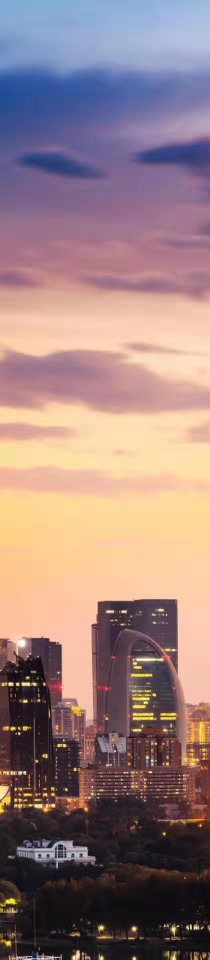
#> input picture stitch/images/3imgs/1.jpg, 420 x 1920 px (shown at 1/2 size)
$ python test3imgs.py
#> lines starting #> are read from the running program, lines starting #| are printed output that depends on the picture; after the words box and inside, x2 and y2 are one past the last pixel; in counts of white or black regions, pixels touching at a corner belong together
import cv2
import numpy as np


def getH(kp1, kp2, des1, des2):
    # matcher = cv2.BFMatcher()
    matcher = cv2.FlannBasedMatcher()
    raw_matches = matcher.knnMatch(np.asarray(des1, np.float32), np.asarray(des2, np.float32), k=2)

    good_points = []
    good_matches = []
    for m1, m2 in raw_matches:
        if m1.distance < 0.6 * m2.distance:
            good_points.append((m1.trainIdx, m1.queryIdx))
            good_matches.append([m1])

    if len(good_points) > 12:
        image1_kp = np.float32([kp1[i].pt for (_, i) in good_points])
        image2_kp = np.float32([kp2[i].pt for (i, _) in good_points])

        H21, status21 = cv2.findHomography(image2_kp, image1_kp, cv2.RANSAC, 5.0)
        lastmatch21 = len([i[0] for i in status21 if i[0] == 1])

        H12, status12 = cv2.findHomography(image1_kp, image2_kp, cv2.RANSAC, 5.0)
        lastmatch12 = len([i[0] for i in status12 if i[0] == 1])

        if lastmatch21 < 10 or lastmatch12 < 10:
            raise Exception("lastmatch less than 10.")

        return H21, H12


def main():
    img1 = cv2.imread("images/3imgs/1.jpg", cv2.IMREAD_COLOR)
#> img1 is the input picture: shape (1920, 420, 3); mean B, G, R 126.5, 127.1, 153.1
    img2 = cv2.imread("images/3imgs/2.jpg", cv2.IMREAD_COLOR)
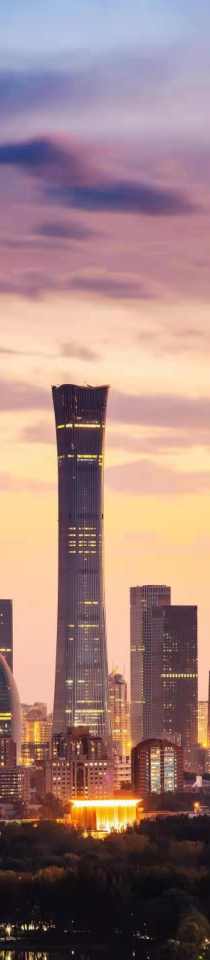
#> input picture stitch/images/3imgs/2.jpg, 420 x 1920 px (shown at 1/2 size)
#> img2 is the input picture: shape (1920, 420, 3); mean B, G, R 126, 129.8, 160.1
    img3 = cv2.imread("images/3imgs/3.jpg", cv2.IMREAD_COLOR)
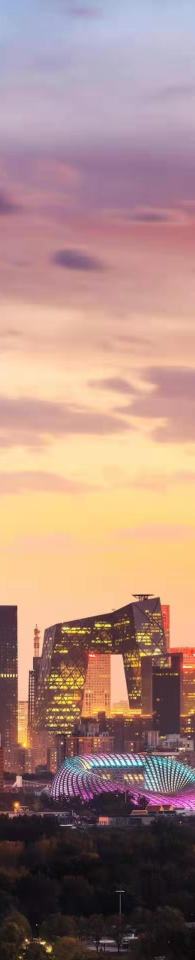
#> input picture stitch/images/3imgs/3.jpg, 390 x 1920 px (shown at 1/2 size)
#> img3 is the input picture: shape (1920, 390, 3); mean B, G, R 127.9, 136.6, 169.4

    sift = cv2.xfeatures2d.SIFT_create(nfeatures=999999, nOctaveLayers=6, contrastThreshold=0.004, edgeThreshold=3)
    kp1, des1 = sift.detectAndCompute(img1, None)
#> kp1 = 4495 keypoints; strongest (x, y, size): (51, 1402, 5.3), (268, 1857, 6.6), (49, 1545, 4.4), (202, 1855, 7.3)
    kp2, des2 = sift.detectAndCompute(img2, None)
#> kp2 = 5704 keypoints; strongest (x, y, size): (295, 1876, 2.8), (17, 1859, 7.3), (26, 1852, 2.9), (90, 1858, 3.7)
    kp3, des3 = sift.detectAndCompute(img3, None)
#> kp3 = 5611 keypoints; strongest (x, y, size): (86, 1886, 5.5), (98, 1899, 8.1), (264, 1488, 2.5), (349, 1569, 2.1)

    H21, H12 = getH(kp1, kp2, des1, des2)
#> in getH, `raw_matches = matcher.knnMatch(np.asarray(des1, np.float32), np.asarra..`: raw_matches = 4495 matches
#> after the loop in getH, `for m1, m2 in raw_matches:`: good_matches = 541 matches; good_points = 541 pairs, first value 13 to 1676, second value 725 to 4466
#> in getH, `image1_kp = np.float32([kp1[i].pt for (_, i) in good_points])`: image1_kp = 541 pairs, first value 63.62 to 415.4, second value 139.2 to 1910.5
#> in getH, `image2_kp = np.float32([kp2[i].pt for (i, _) in good_points])`: image2_kp = 541 pairs, first value 3.5 to 146, second value 139.4 to 1910.5
#> in getH, `H21, status21 = cv2.findHomography(image2_kp, image1_kp, cv2.RANSAC, 5..`: H21 = [[1, -0.000167, 330.1], [0.00239, 0.999, 0.849], [1.32e-06, -3.65e-07, 1]]; status21 = 541 values from 0 to 1
#> in getH, `lastmatch21 = len([i[0] for i in status21 if i[0] == 1])`: lastmatch21 = 538
#> in getH, `H12, status12 = cv2.findHomography(image1_kp, image2_kp, cv2.RANSAC, 5..`: H12 = [[0.999, 4.1e-05, -329.8], [-0.00321, 1, 0.618], [-1.84e-06, 2.25e-07, 1]]; status12 = 541 values from 0 to 1
#> in getH, `lastmatch12 = len([i[0] for i in status12 if i[0] == 1])`: lastmatch12 = 538
    H32, H23 = getH(kp2, kp3, des2, des3)
#> in getH (call 2), `raw_matches = matcher.knnMatch(np.asarray(des1, np.float32), np.asarra..`: raw_matches = 5704 matches
#> after the loop in getH (call 2), `for m1, m2 in raw_matches:`: good_matches = 667 matches; good_points = 667 pairs, first value 6 to 5235, second value 1124 to 5689
#> H32 = [[1, 6.8e-07, 360], [3.55e-05, 1, -0.00113], [2.07e-08, -1.3e-10, 1]]; H23 = [[1, -7.78e-07, -360.1], [0.000956, 1, -0.367], [6.18e-07, -1.23e-09, 1]]

    h = img1.shape[0]
#> h = 1920
    w = img1.shape[1]
#> w = 420

    panorama = np.zeros((h, w * 3, 3))
    panorama[0:h, w:2 * w, :] = img2
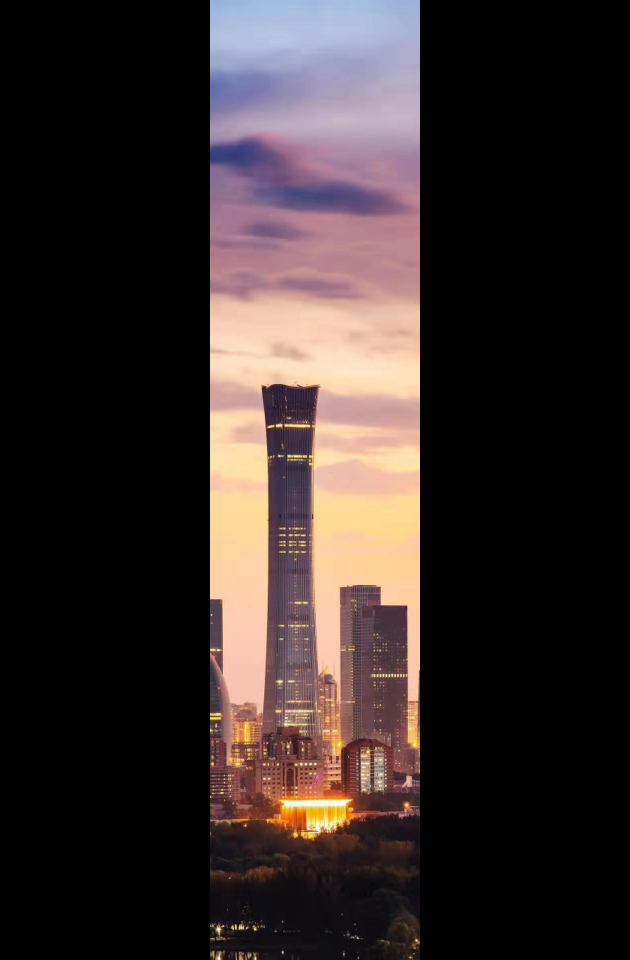
#> panorama: shape (1920, 1260, 3) float64 (shown at 1/2 size); mean B, G, R 42, 43.3, 53.4

    t = np.array([[1.0, 0.0, w], [0.0, 1.0, 0.0], [0.0, 0.0, 1.0]])
#> t = [[1, 0, 420], [0, 1, 0], [0, 0, 1]]

    H32 = np.dot(H32, t)
#> H32 = [[1, 6.8e-07, 780], [3.55e-05, 1, 0.0138], [2.07e-08, -1.3e-10, 1]]
    H12 = np.dot(H12, t)
#> H12 = [[0.999, 4.1e-05, 89.88], [-0.00321, 1, -0.73], [-1.84e-06, 2.25e-07, 0.999]]

    wrap1 = cv2.warpPerspective(img1, H12, (w * 3, h))
    label1 = (cv2.cvtColor(wrap1[:h, :w * 3, :], cv2.COLOR_BGR2GRAY) > 0)
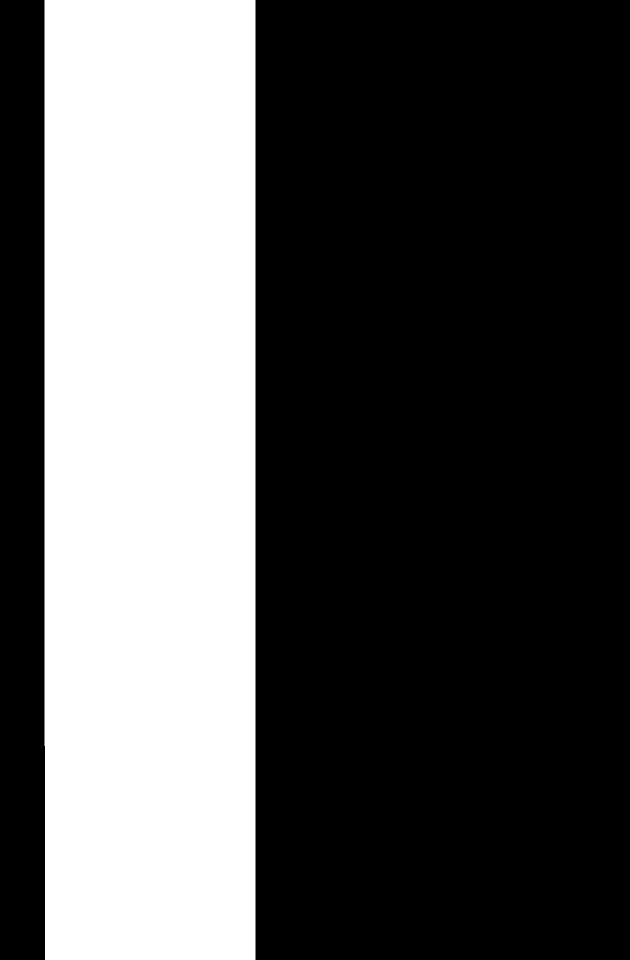
#> label1: shape (1920, 1260) bool (shown at 1/2 size); 33.5% white; 1 white region, box (x1, y1, x2, y2) and area: (89, 0, 511, 1920) 809812
    for i in range(panorama.shape[2]):
        panorama[:h, :w * 3, i] = wrap1[:h, :w * 3, i] * (label1 > 0) + panorama[:h, :w * 3, i] * (label1 < 1)
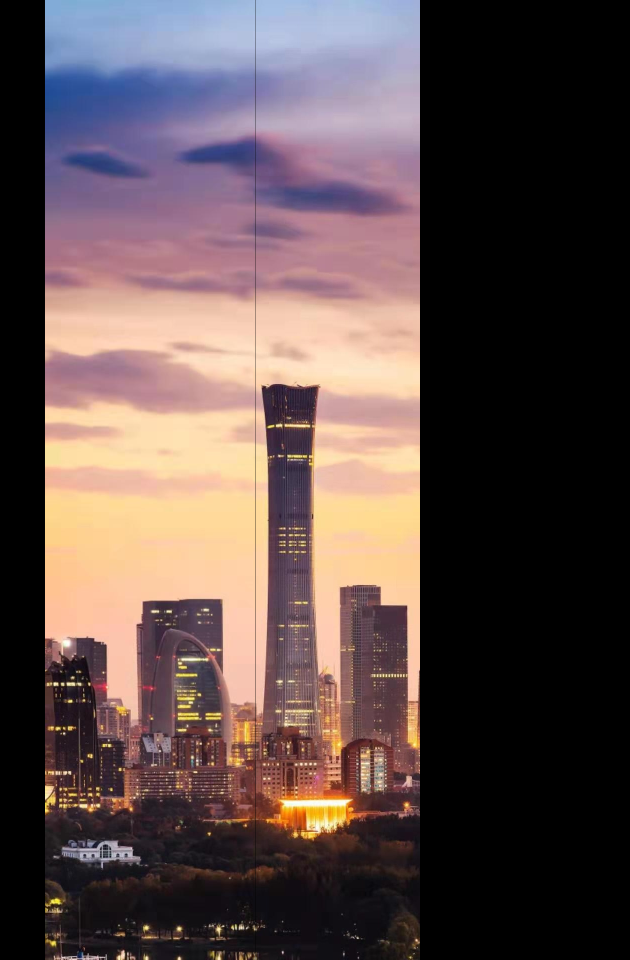
#> panorama: shape (1920, 1260, 3) float64 (shown at 1/2 size); mean B, G, R 74.5, 75.6, 92.2

    wrap3 = cv2.warpPerspective(img3, H32, (w * 3, h))
    label3 = (cv2.cvtColor(wrap3[:h, :w * 3, :], cv2.COLOR_BGR2GRAY) > 0)
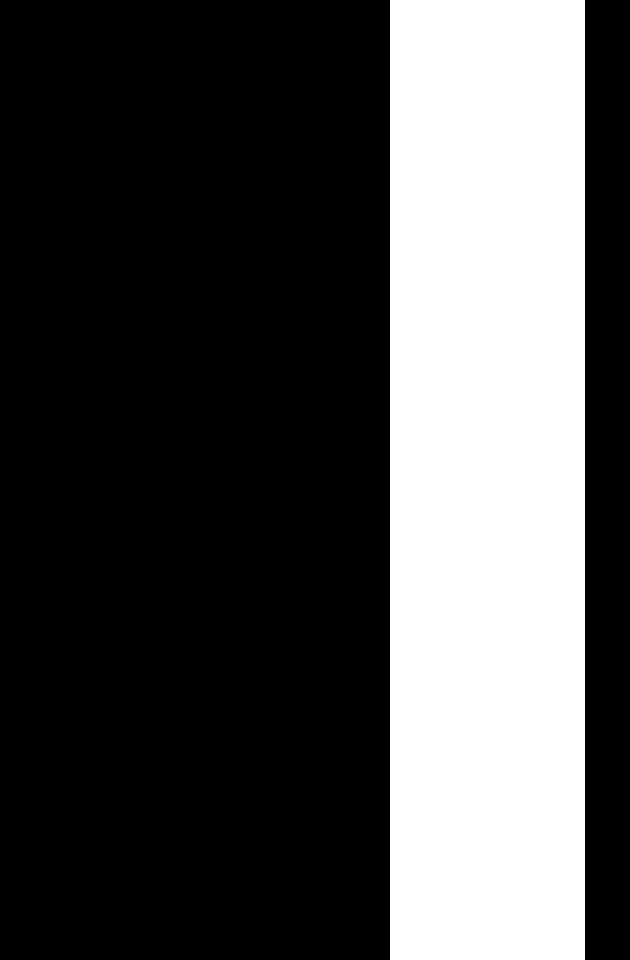
#> label3: shape (1920, 1260) bool (shown at 1/2 size); 31% white; 1 white region, box (x1, y1, x2, y2) and area: (780, 0, 1170, 1920) 748800
    for i in range(panorama.shape[2]):
        panorama[:h, :w * 3, i] = wrap3[:h, :w * 3, i] * (label3 > 0) + panorama[:h, :w * 3, i] * (label3 < 1)
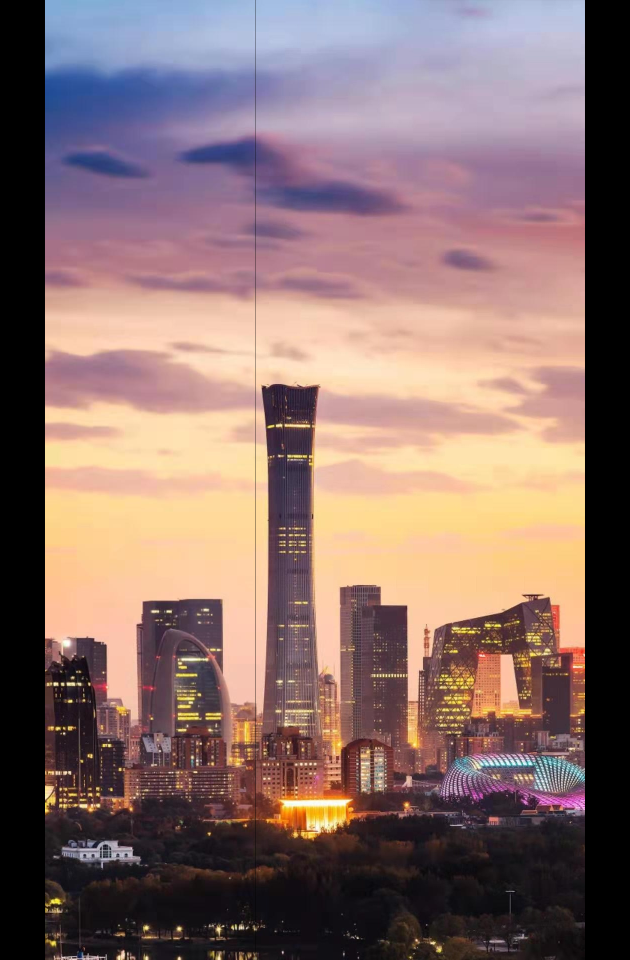
#> panorama: shape (1920, 1260, 3) float64 (shown at 1/2 size); mean B, G, R 107.9, 111.3, 136.6

    cv2.imwrite('output/a.jpg', panorama)
    print("stitch done.")


main()
